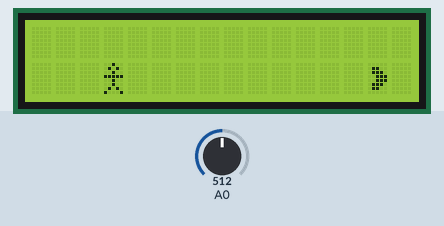
Simulated run of this sketch. Board: Arduino Uno, built with avr-gcc and run on an emulated ATmega328P. On the bench: 16×2 character LCD. The test bench sets the inputs (shaded band); at power-on: A0 = 512.

Above: at 1.2 s.
1.3 s: A0 set to 56
4.5 s: A0 set to 46
At 5.8 s:
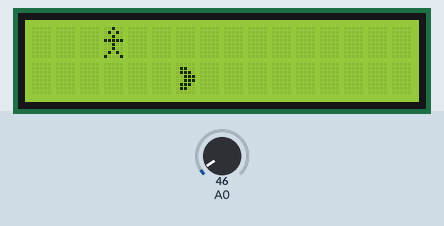
7.5 s: A0 set to 122
At 10.1 s:
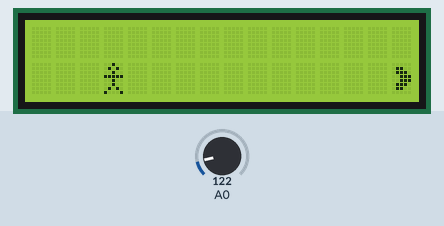
10.7 s: A0 set to 40
At 12.5 s:
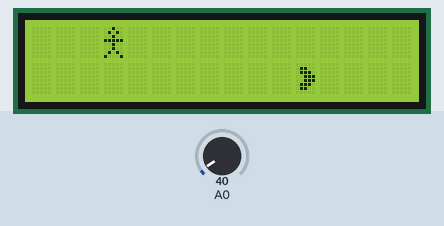
13.5 s: A0 set to 60
At 17.7 s:
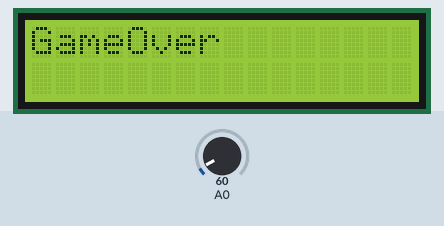
Timing chart, 0 to 19.2 s (numbered marks = the images above; inputs shaded):
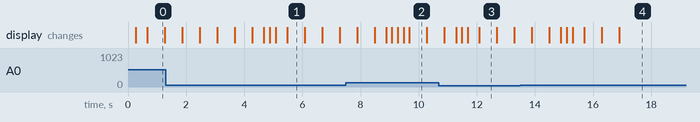

The sketch:

lab7.ino
```cpp
#include <LiquidCrystal.h>

// initialize the library with the numbers of the interface pins
//            lcd(RS,  E, d4, d5, d6, d7)
LiquidCrystal lcd(8, 9, 4, 5, 6, 7);

// Creat a set of new characters

uint8_t bell[8] = { 0x4, 0xe, 0xe, 0xe, 0x1f, 0x0, 0x4 };
uint8_t note[8] = { 0x2, 0x3, 0x2, 0xe, 0x1e, 0xc, 0x0 };
uint8_t clock[8] = { 0x0, 0xe, 0x15, 0x17, 0x11, 0xe, 0x0 };
uint8_t heart[8] = { 0x0, 0xa, 0x1f, 0x1f, 0xe, 0x4, 0x0 };
uint8_t duck[8] = { 0x0, 0xc, 0x1d, 0xf, 0xf, 0x6, 0x0 };
uint8_t check[8] = { 0x0, 0x1, 0x3, 0x16, 0x1c, 0x8, 0x0 };
uint8_t cross[8] = { 0x0, 0x1b, 0xe, 0x4, 0xe, 0x1b, 0x0 };
uint8_t retarrow[8] = { 0x1, 0x1, 0x5, 0x9, 0x1f, 0x8, 0x4 };


byte stickman[8] = {
  0b00100,
  0b01010,
  0b00100,
  0b11111,
  0b00100,
  0b00100,
  0b01010,
  0b10001
};

byte pacman[8] = {
  0b00000,
  0b01100,
  0b01110,
  0b00111,
  0b00111,
  0b01110,
  0b01100,
  0b00000
};

byte empty[8] = {
  0b00000,
  0b00000,
  0b00000,
  0b00000,
  0b00000,
  0b00000,
  0b00000,
  0b00000
};

int sensorValue;
int aux;

String giveDirection(int sensorValue) {
  if (sensorValue < 50) return "RIGHT";
  if (sensorValue > 50 && sensorValue < 195) return "UP";
  if (sensorValue > 195 && sensorValue < 380) return "DOWN";
  if (sensorValue > 380 && sensorValue < 440) return "LEFT";
  if (sensorValue > 440 && sensorValue < 790) Serial.println("SELECT");
};

int PLAYER_POSITION_Y = 1;
int PACMAN_POSITION_X = 15;

void setup() {

  Serial.begin(9600);
  lcd.begin(16, 2);  // initialize the lcd

  lcd.createChar(0, stickman);  // load character to the LCD
  lcd.createChar(1, pacman);    // load character to the LCD
  lcd.createChar(2, empty);     // load character to the LCD

  lcd.home();  // go home
}
int gameOver = 0;
void loop() {
  if (gameOver == 0) {
    lcd.setCursor(PACMAN_POSITION_X + 1, 1);
    lcd.print(char(2));
    lcd.setCursor(PACMAN_POSITION_X, 1);
    lcd.print(char(1));
    delay(200);
    lcd.setCursor(3, PLAYER_POSITION_Y);
    lcd.print(char(0));
    delay(200);
    PACMAN_POSITION_X--;
    if (PACMAN_POSITION_X == -1) {
      PACMAN_POSITION_X = 15;
      lcd.setCursor(0, 1);
      lcd.print(char(2));
    }
    sensorValue = analogRead(A0);
    if (sensorValue < 50) {
      PLAYER_POSITION_Y = 0;
      lcd.setCursor(3, 1);
      lcd.print(char(2));
      aux = PACMAN_POSITION_X;
    }

    if (PACMAN_POSITION_X == aux - 3) {
      PLAYER_POSITION_Y = 1;
      lcd.setCursor(3, 0);
      lcd.print(char(2));
    }

    delay(200);
    if (PACMAN_POSITION_X == 3 && PLAYER_POSITION_Y == 1)
      gameOver = 1;
  } else {
    lcd.clear();
    lcd.print("GameOver");
  }
}
```

Measured:
- the behaviour switches between 50 and 49 on A0 (found by bisection; images 0 and 1)
- after the input at 4.5 s, the display: first changes after 0.18 s (image 1 shows a later state)
- after the input at 10.7 s, the display: first differs from a run without the input after 0.59 s (image 3 shows a later state)
- after the input at 13.5 s, the display: first differs from a run without the input after 1.4 s (image 4 shows a later state)
- what the display in image 0 shows lasts 0.6 s, from 0.7 s to 1.3 s
